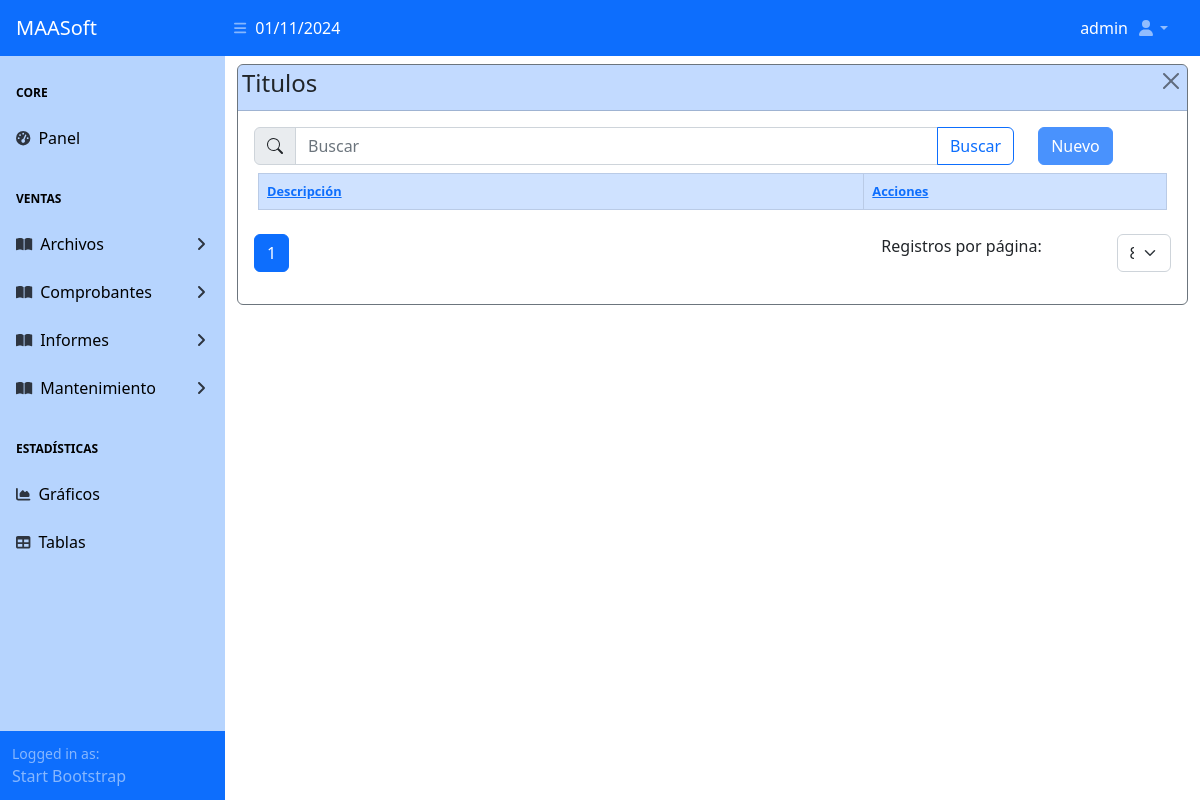
The app's page /maestros/titulo/ (signed in), older data.
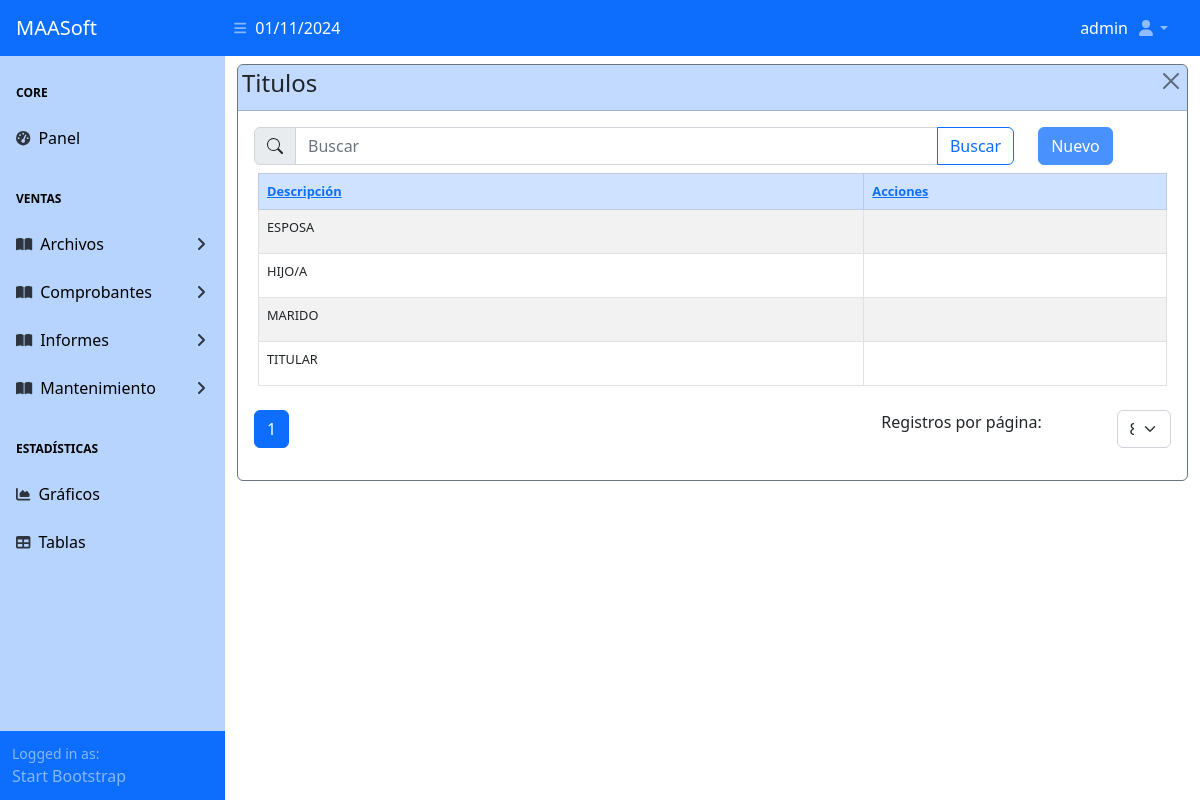
The same page, newer data.
### apps/usuarios/models.py (models this page shows)
class User(AbstractUser):
  email = models.EmailField("Correo electrónico")
  email_alt = models.EmailField("Correo alternativo", max_length=50,
                               null=True, blank=True)
  telefono = models.CharField("Teléfono", max_length=9,
                             null=True, blank=True)
  iniciales = models.CharField("Iniciales", max_length=3,
                             null=True, blank=True)
  jerarquia = models.CharField("Jerarquía", max_length=1,
                             null=True, blank=True)
  vendedor = models.BooleanField(default=False, null=True, blank=True)

### apps/maestros/models/base_models.py (models this page shows)
class Titulo(ModeloBaseGenerico):
    id_titulo = models.AutoField(primary_key=True)
    estatus_titulo = models.BooleanField("Estatus", db_column="estatus",
                                         default=True, choices=ESTATUS_GEN)
    titulo = models.CharField("Nombre*", max_length=30, blank=True)
    def __str__(self):
        return self.titulo
    class Meta:
        db_table = 'titulo'
        verbose_name = ('Titulo')
        verbose_name_plural = ('Titulos')
        ordering = ['titulo']

### apps/maestros/views/titulo_views.py (the view)
# urls.py: path('titulo/', TituloListView.as_view(), name='titulo_list'),
class TituloListView(MaestroListView):
	model = ConfigViews.model
	template_name = ConfigViews.template_list
	context_object_name = ConfigViews.context_object_name
	search_fields = DataViewList.search_fields
	ordering = DataViewList.ordering
	extra_context = {
		"master_title": ConfigViews.model._meta.verbose_name_plural,
		"home_view_name": ConfigViews.home_view_name,
		"list_view_name": ConfigViews.list_view_name,
		"create_view_name": ConfigViews.create_view_name,
		"update_view_name": ConfigViews.update_view_name,
		"delete_view_name": ConfigViews.delete_view_name,
		"table_headers": DataViewList.table_headers,
		"table_data": DataViewList.table_data,
	}

### apps/maestros/templatetags/custom_tags.py (called while the page is built)
@register.filter(name='get_attribute')
def get_attribute(value, arg):
    try:
        return getattr(value, arg)
    except AttributeError:
        return None

@register.filter
def get_type(value):
    return type(value).__name__

### apps/maestros/views/cruds_views_generics.py (called while the page is built)
	def get_queryset(self):
		queryset = super().get_queryset()
		paginate_by_param = self.request.GET.get('paginate_by')
		if paginate_by_param is not None:
			try:
				paginate_by_value = int(paginate_by_param)
				self.paginate_by = paginate_by_value
			except ValueError:
				pass
		query = self.request.GET.get('busqueda', None)
		cadena_filtro = ""
		for field in self.search_fields:
			expression = f"Q({field}__icontains='{query}')"
			cadena_filtro += expression + " | "
		cadena_filtro = "(" + cadena_filtro[:-3] + ")"
		if query and cadena_filtro:
			queryset = queryset.filter(eval(cadena_filtro))
		queryset = queryset.order_by(*self.ordering)
		return queryset

	def get_context_data(self, **kwargs):
		context = super().get_context_data(**kwargs)
		context["busqueda"] = self.request.GET.get('busqueda', '')
		context['pagination_options'] = self.pagination_options
		context['selected_pagination'] = int(self.paginate_by)
		context['fecha'] = timezone.now()
		return context

	def get(self, request, *args, **kwargs):
		paginate_by_param = self.request.GET.get('paginate_by')
		if paginate_by_param is not None:
			try:
				paginate_by_value = int(paginate_by_param)
				self.paginate_by = paginate_by_value
			except ValueError:
				pass
		self.request.GET = self.request.GET.copy()
		self.request.GET['paginate_by'] = str(self.paginate_by)
		return super().get(request, *args, **kwargs)

	def get_paginate_by(self, queryset):
		return self.paginate_by

### apps/maestros/templates/maestros/maestro_list.html (shortened to what this page needs)
{% extends 'base.html' %}
{% load static %}
{% load custom_tags %}
{% block header %}
	{% include 'top_nav.html' %}
{% endblock header %}
{% block main %}
	{% block sidebar %}
		{% if user.is_authenticated %}
			{% include 'sidebar.html' %}
		{% endif %}
	{% endblock sidebar %}
	{% block maincomponent %}
		{% block principalcomponent %}
		<div id="layoutSidenav_content">
			<main>
				<div class="container-fluid tbl-container">
					<div class="card border-secondary mb-3 mt-2">
						<div class="card-header bg-primary bg-opacity-25 text-dark d-flex
								justify-content-between p-1">
							<h4>{{ master_title }}</h4>
							<button type="button" class="btn-close btn-close-blue"
								aria-label="Close"
								onclick="window.location.href='{% url home_view_name %}'">
							</button>
						</div>
						<div class="card-body">
							<div class="row">
								<div class="col col-10">
									{% include 'buscador.html' %}
								</div>
								<div class="col col-2">
									<a href="{% url create_view_name %}"
											class="btn btn-primary opacity-75">
										Nuevo
									</a>
								</div>
							</div>
							<div class="row tbl-fixed my-2 mx-1">
								<table class="table table-bordered table-striped table-hover">
									<thead class="table-primary">
										{% for key, value in table_headers.items %}
											<th class="col-{{ value.0 }}">
												<a href="{% url list_view_name %}?order_by={{ key }}">
													{{ value.1 }}
												</a>
											</th>
										{% endfor %}
									</thead>
									<tbody>
										{% for objeto in objetos %}
											<tr>
												{% for data_info in table_data %}
													{% with objeto|get_attribute:data_info.field_name as field_value %}
														{% if field_value|get_type == 'bool' %}
															<td>
																{% if field_value %}
																	<i class="fa fa-check text-success"></i>
																{% else %}
																	<i class="fa fa-times text-danger"></i>
																{% endif %}
															</td>
														{% else %}
															{% if data_info.date_format %}
																<td>{{ objeto|get_attribute:data_info.field_name|default:"" |date:data_info.date_format }}</td>
															{% else %}
																<td>{{ objeto|get_attribute:data_info.field_name|default:"" }}</td>
															{% endif %}
														{% endif %}
													{% endwith %}
												{% endfor %}
												<td>
												</td>
											</tr>
										{% endfor %}
									</tbody>
								</table>
							</div>
							{% block paginador %}
								{% include 'paginador.html' %}
							{% endblock paginador %}
						</div>
					</div>
				</div>
			</main>
		</div>
		{% endblock principalcomponent %}
	{% endblock maincomponent %}
{% endblock main %}

### templates/base.html (shortened to what this page needs)
{% load static %}
<!doctype html>
<html lang="es">
	<head>
		<link rel="stylesheet" href="https://cdn.jsdelivr.net/npm/bootstrap@5.3.3/dist/css/bootstrap.min.css">
		<link rel="stylesheet" href="https://cdn.jsdelivr.net/npm/bootstrap-icons@1.11.3/font/bootstrap-icons.min.css">
		<link rel="stylesheet" href="https://unpkg.com/bs-brain@2.0.4/components/logins/login-9/assets/css/login-9.css">
		<link rel="stylesheet" href="{% static 'css/styles.css' %}">
		<link rel="stylesheet" href="{% static 'css/botones.css' %}">
	</head>
	<body class="sb-nav-fixed">
		{% block header %}
		{% endblock header %}
		<div id="layoutSidenav">
			{% block main %}{% endblock main %}
		</div>
	</body>
</html>

### templates/top_nav.html (shortened to what this page needs)
<nav class="sb-topnav navbar navbar-expand navbar-dark bg-primary">
	<a class="navbar-brand ps-3" href="{% url 'home' %}">MAASoft</a>
	<button class="btn btn-link btn-sm order-1 order-lg-0 me-4 me-lg-0" id="sidebarToggle" href="#!"><i class="fas fa-bars"></i></button>
	<div class="col-auto align-self-center text-white flex-fill">
		{{ fecha.date|date:"d/m/Y" }}
	</div>
	<div class="col-auto align-self-center text-white">
		{% if user.is_authenticated %}
			{% if user.first_name%}
				{{user.first_name}} {{user.last_name}}
			{% else %}
				{{ user }}
			{% endif %}
		{% endif %}
	</div>
	<ul class="navbar-nav ms-auto ms-md-0 me-3 me-lg-4">
		<li class="nav-item dropdown">
			<a class="nav-link dropdown-toggle" id="navbarDropdown" href="#" role="button" data-bs-toggle="dropdown" aria-expanded="false"><i class="fas fa-user fa-fw"></i></a>
		</li>
	</ul>
</nav>

### templates/sidebar.html (shortened to what this page needs)
<div id="layoutSidenav_nav">
	<nav class="sb-sidenav accordion sb-sidenav-blue" id="sidenavAccordion">
		<div class="sb-sidenav-menu">
			<div class="nav">
				<div class="sb-sidenav-menu-heading">Core</div>
				<a class="nav-link" href="{% url 'home' %}">
					<div class="sb-nav-link-icon"><i class="fas fa-tachometer-alt"></i></div>
					Panel
				</a>
				<div class="sb-sidenav-menu-heading">Ventas</div>
				<a class="nav-link collapsed" href="#" data-bs-toggle="collapse" data-bs-target="#collapseFiles" aria-expanded="false" aria-controls="collapseFiles">
					<div class="sb-nav-link-icon"><i class="fas fa-book-open"></i></div>
					Archivos
					<div class="sb-sidenav-collapse-arrow"><i class="fas fa-angle-down"></i></div>
				</a>
				<a class="nav-link collapsed" href="#" data-bs-toggle="collapse" data-bs-target="#collapseProcesses" aria-expanded="false" aria-controls="collapseProcesses">
					<div class="sb-nav-link-icon"><i class="fas fa-book-open"></i></div>
					Comprobantes
					<div class="sb-sidenav-collapse-arrow"><i class="fas fa-angle-down"></i></div>
				</a>
				<a class="nav-link collapsed" href="#" data-bs-toggle="collapse" data-bs-target="#collapseReports" aria-expanded="false" aria-controls="collapseReports">
					<div class="sb-nav-link-icon"><i class="fas fa-book-open"></i></div>
					Informes
					<div class="sb-sidenav-collapse-arrow"><i class="fas fa-angle-down"></i></div>
				</a>
				<a class="nav-link collapsed" href="#" data-bs-toggle="collapse" data-bs-target="#collapseOptions" aria-expanded="false" aria-controls="collapseOptions">
					<div class="sb-nav-link-icon"><i class="fas fa-book-open"></i></div>
					Mantenimiento
					<div class="sb-sidenav-collapse-arrow"><i class="fas fa-angle-down"></i></div>
				</a>
				<div class="sb-sidenav-menu-heading">Estadísticas</div>
				<a class="nav-link" href="charts.html">
					<div class="sb-nav-link-icon"><i class="fas fa-chart-area"></i></div>
					Gráficos
				</a>
				<a class="nav-link" href="tables.html">
					<div class="sb-nav-link-icon"><i class="fas fa-table"></i></div>
					Tablas
				</a>
			</div>
		</div>
		<div class="sb-sidenav-footer">
			<div class="small">Logged in as:</div>
			Start Bootstrap
		</div>
	</nav>
</div>

### templates/buscador.html (shortened to what this page needs)
<form method="get" action="{% url list_view_name %}">
    <div class="input-group flex-nowrap">
        <span class="input-group-text">
        </span>
        <input type="text" class="form-control" name="busqueda" value="{{ request.GET.busqueda }}" placeholder="Buscar">
        <button type="submit" class="btn btn-outline-primary">Buscar</button>
    </div>
</form>

### templates/paginador.html (shortened to what this page needs)
<nav aria-label="Page navigation example">
    <div class="row">
        <div class="col col-8">
            <ul class="pagination">
                {% for i in page_obj.paginator.page_range|slice:":5" %}
                    <li class="page-item {% if page_obj.number == i %}active{% endif %}">
                        <a class="page-link" href="?page={{ i }}{% if request.GET.busqueda %}&busqueda={{ request.GET.busqueda }}{% endif %}{% if request.GET.paginate_by %}&paginate_by={{ request.GET.paginate_by }}{% endif %}">{{ i }}</a>
                    </li>
                {% endfor %}
            </ul>
        </div>
        <div class="col col-3 justify-content-end">
            <label for="pagination">Registros por página:</label>
        </div>
        <div class="col col-1">
            <form method="get">
                <select class="form-select" name="paginate_by" id="pagination" onchange="this.form.submit()">
                    {% for option in pagination_options %}
                        <option value="{{ option }}" {% if selected_pagination == option %}selected{% endif %}>
                            {{ option }}
                        </option>
                    {% endfor %}
                </select>
            </form>
        </div>
    </div>
</nav>

Row changes from the older to the newer data that the page shows:
added Titulo: table_data "ESPOSA"
added Titulo: table_data "HIJO/A"
added Titulo: table_data "MARIDO"
added Titulo: table_data "TITULAR"
